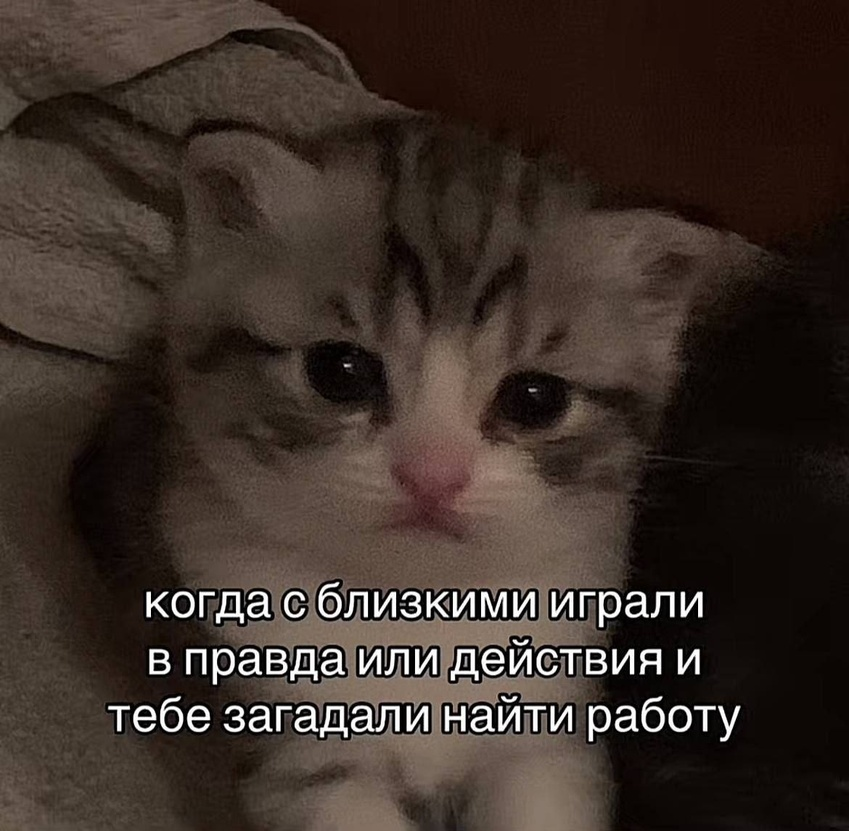
#> input picture data/images/img_0.jpg, 849 x 831 px, shrunk from 1170 x 1145 before the run
$ python -i preprocessing.py   (imports and definitions only)
#> lines starting #> are read from the running program, lines starting #| are printed output that depends on the picture
from PIL import Image, ImageEnhance, ImageOps

class ImagePreprocessor:
    def preprocess(self, image_path: str) -> Image.Image:
        """Обработать изображение и вернуть PIL.Image"""
#> called with image_path = '../data/images/img_0.jpg'
        try:
            image = Image.open(image_path)
#> image is the input picture: PIL image 849x831 RGB; mean R, G, B 59, 47.1, 40.3
            gray = image.convert('L')
            inverted = ImageOps.invert(gray)
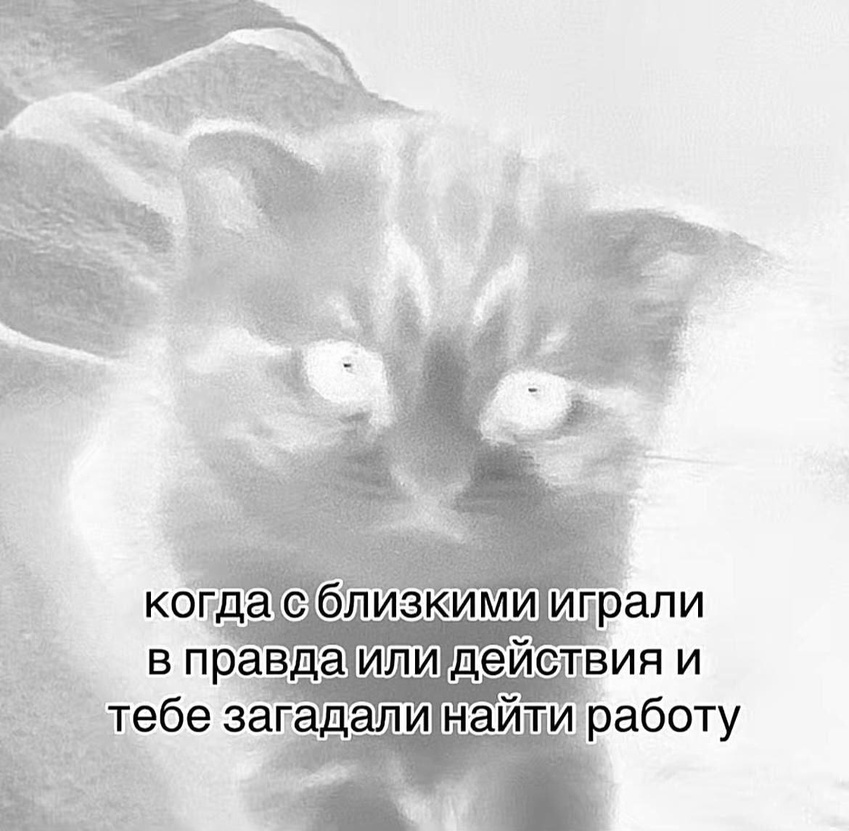
#> inverted: PIL image 849x831 L; min 0, max 255, mean 205.1
            enhanced = ImageEnhance.Contrast(inverted).enhance(2.0)
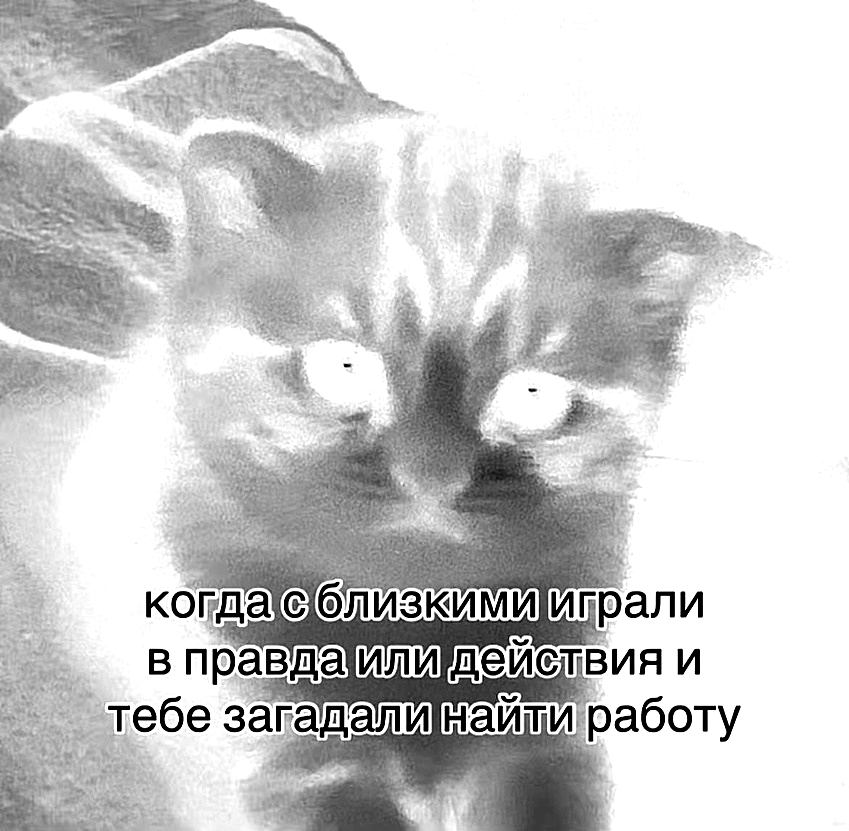
#> enhanced: PIL image 849x831 L; min 0, max 255, mean 200.6
            return enhanced
        except Exception as e:
            print(f"⚠️  Ошибка препроцессинга: {e}")
            # Fallback
            return Image.open(image_path).convert('L')

>>> result = ImagePreprocessor().preprocess('../data/images/img_0.jpg')

$ run again, on data/images/img_1.jpg
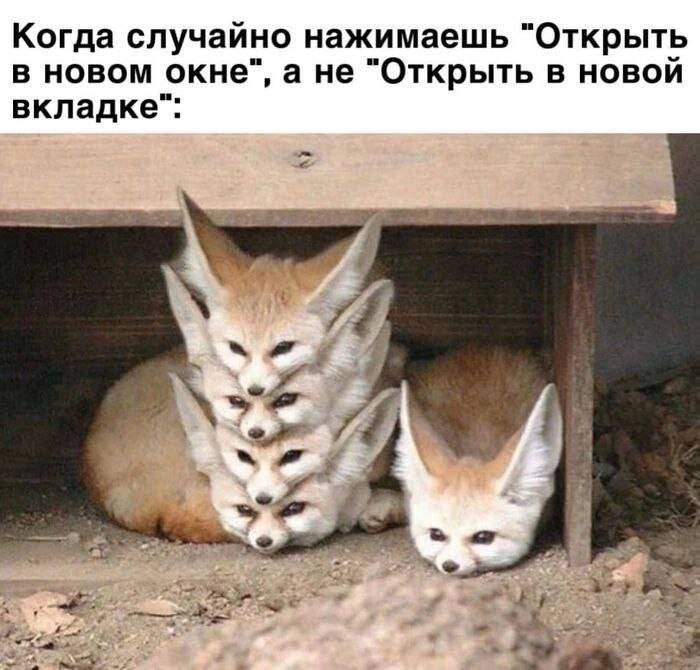
#> input picture data/images/img_1.jpg, 700 x 670 px
#> in preprocess, image is the input picture: PIL image 700x670 RGB; mean R, G, B 156.4, 141.5, 129.5
#> in preprocess, `inverted = ImageOps.invert(gray)`:
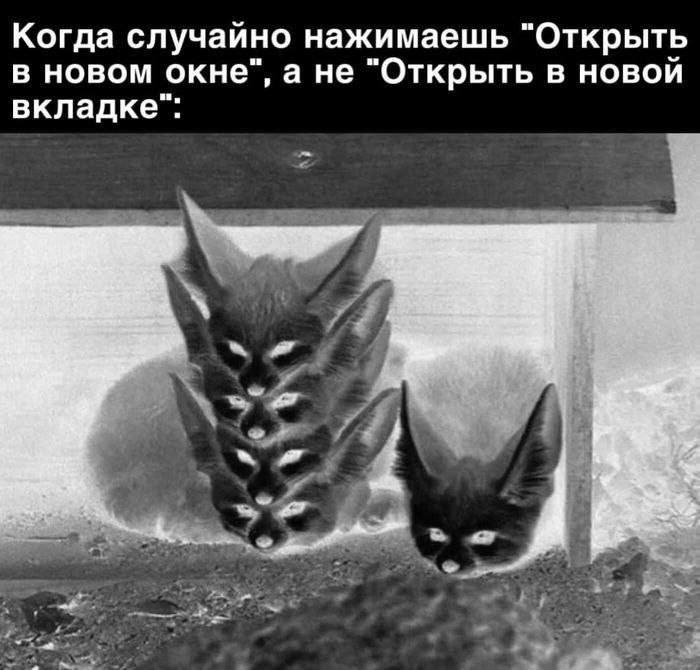
#> inverted: PIL image 700x670 L; min 0, max 255, mean 110.4
#> in preprocess, `enhanced = ImageEnhance.Contrast(inverted).enhance(2.0)`:
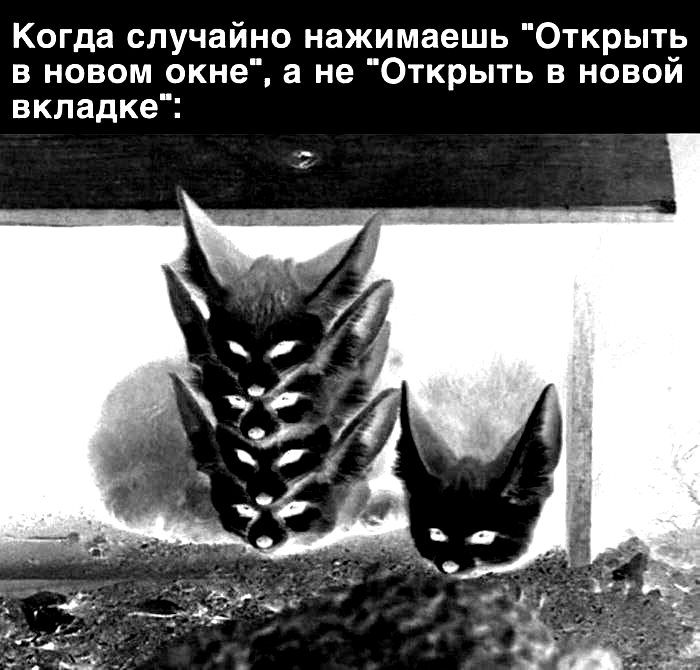
#> enhanced: PIL image 700x670 L; min 0, max 255, mean 114.6

$ run again, on data/images/img_3.jpg
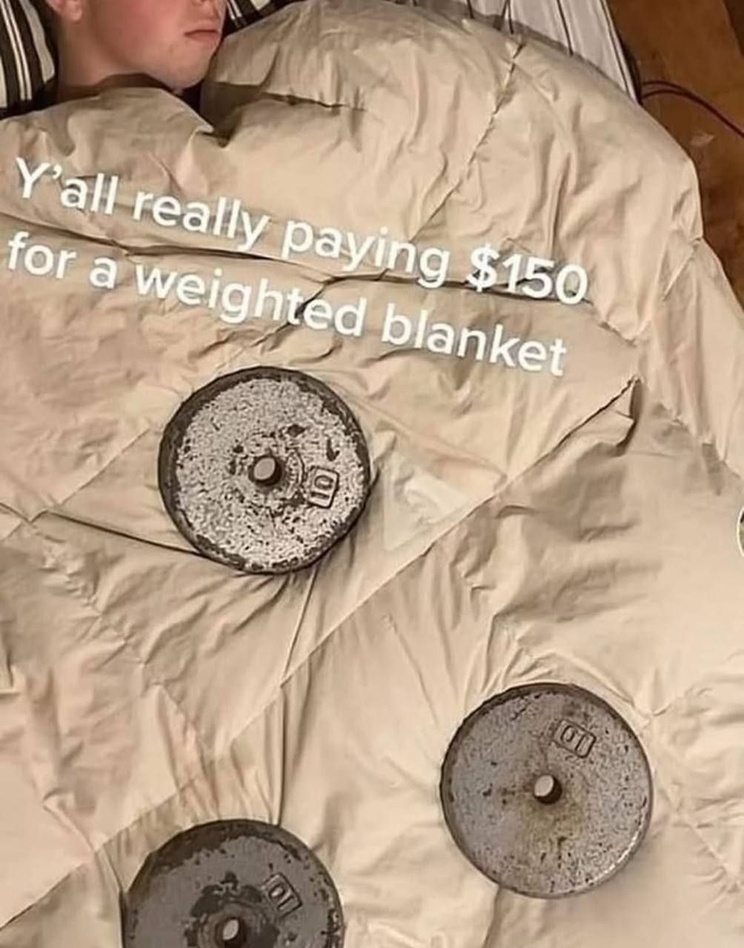
#> input picture data/images/img_3.jpg, 744 x 948 px, shrunk from 1004 x 1280 before the run
#> in preprocess, image is the input picture: PIL image 744x948 RGB; mean R, G, B 183.5, 159.8, 137.3
#> in preprocess, `inverted = ImageOps.invert(gray)`:
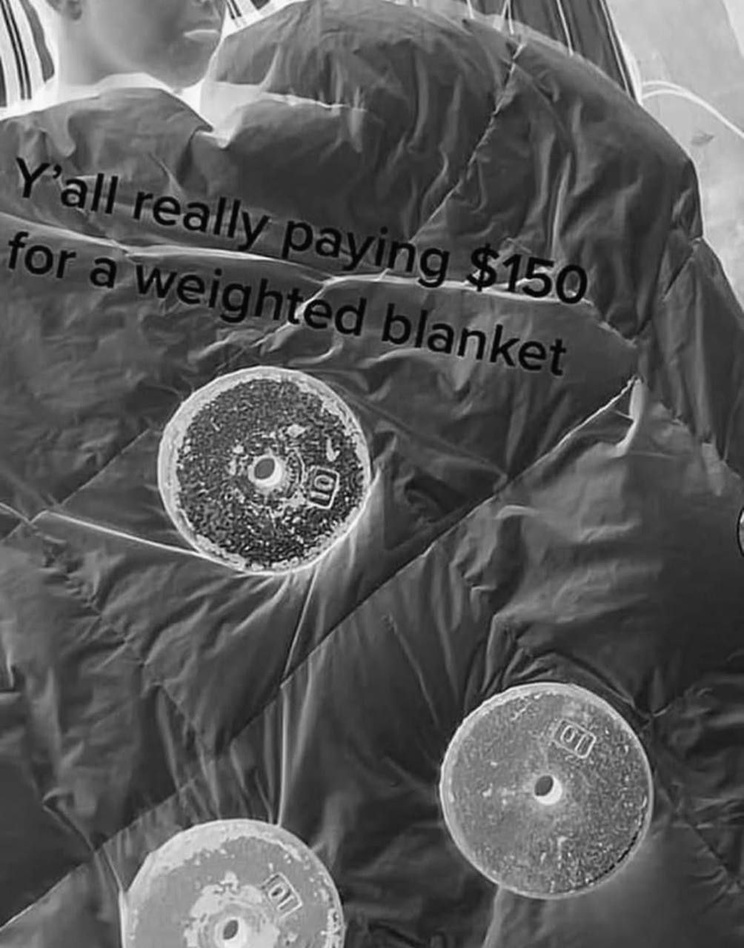
#> inverted: PIL image 744x948 L; min 0, max 251, mean 90.7
#> in preprocess, `enhanced = ImageEnhance.Contrast(inverted).enhance(2.0)`:
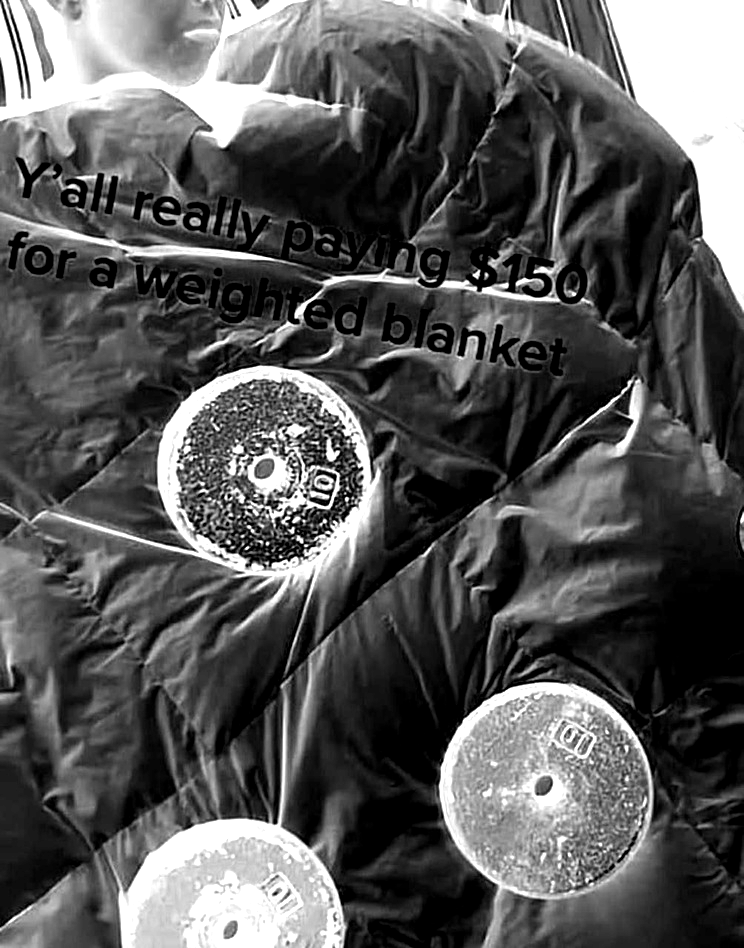
#> enhanced: PIL image 744x948 L; min 0, max 255, mean 87.9

$ run again, on data/images/img_4.jpg
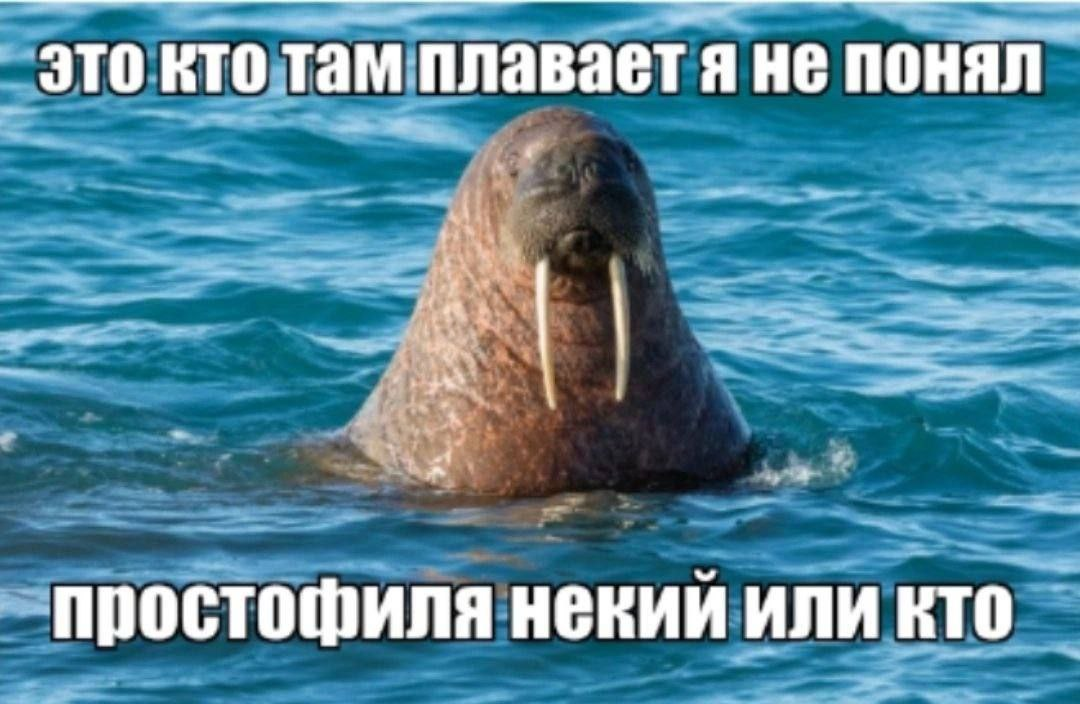
#> input picture data/images/img_4.jpg, 1080 x 704 px
#> in preprocess, image is the input picture: PIL image 1080x704 RGB; mean R, G, B 79.9, 134.6, 155.6
#> in preprocess, `inverted = ImageOps.invert(gray)`:
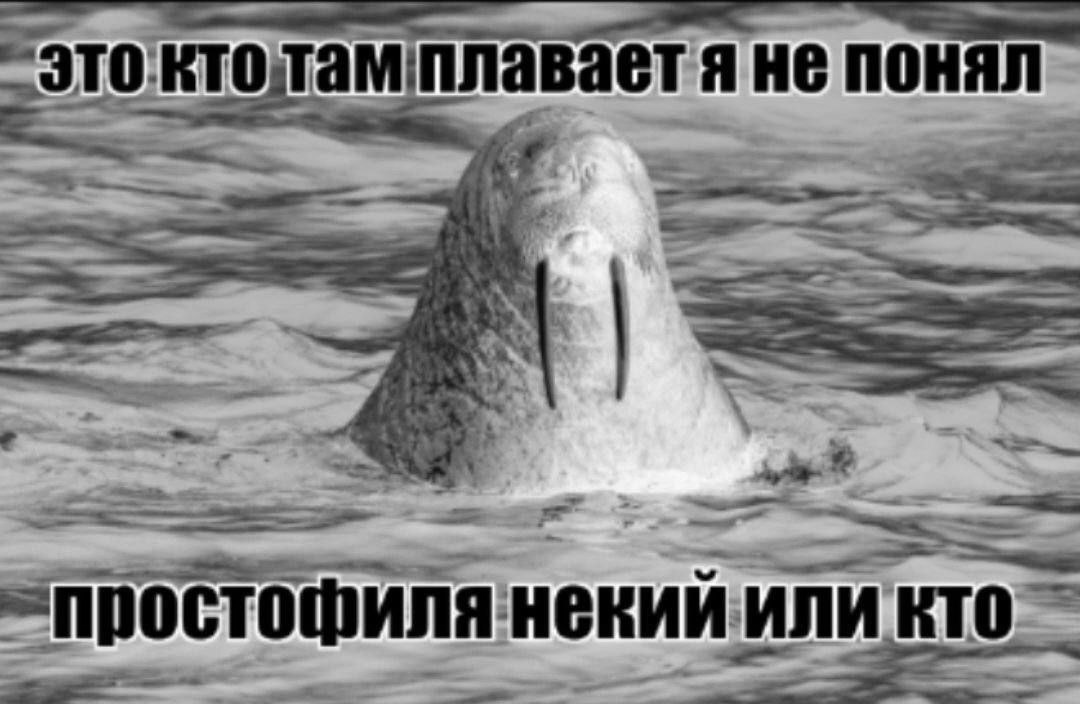
#> inverted: PIL image 1080x704 L; min 0, max 255, mean 134.3
#> in preprocess, `enhanced = ImageEnhance.Contrast(inverted).enhance(2.0)`:
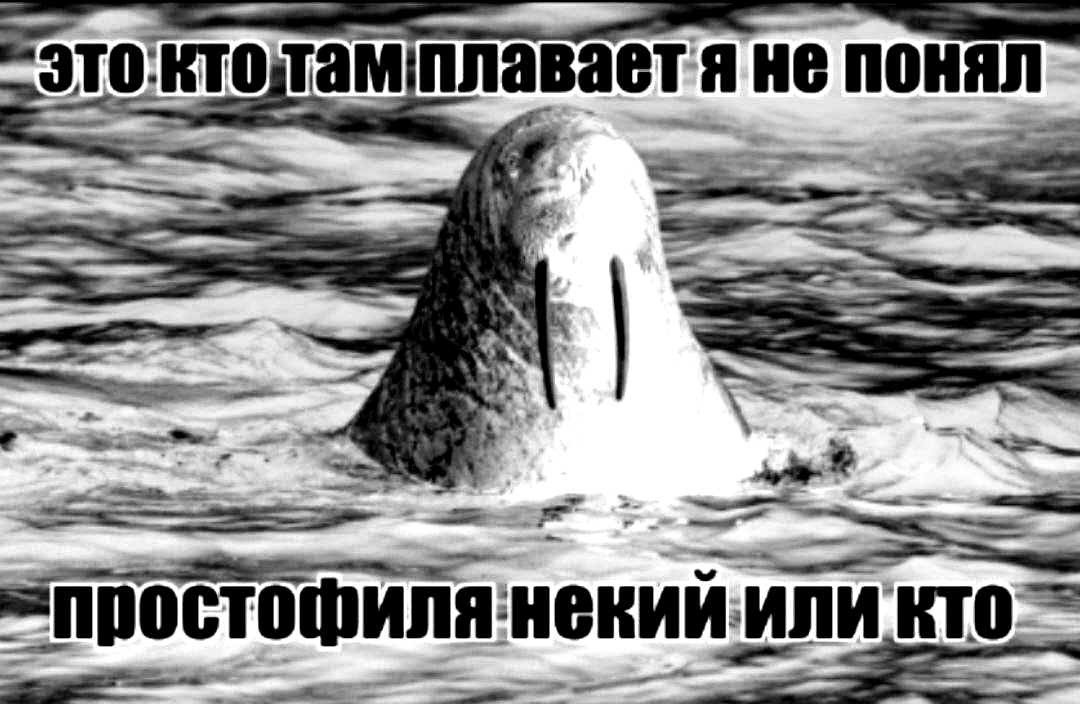
#> enhanced: PIL image 1080x704 L; min 0, max 255, mean 140.2
